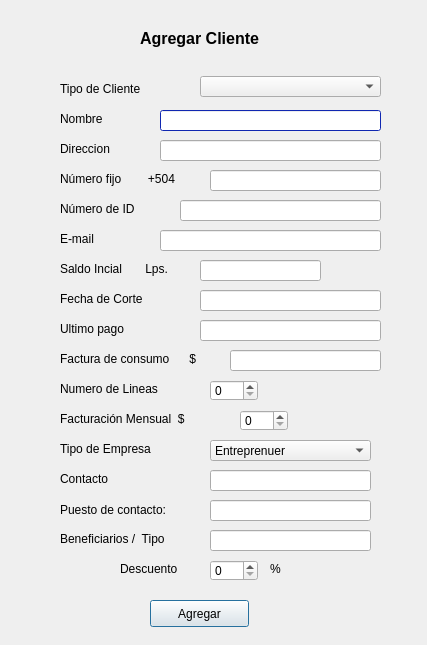
<?xml version="1.0" encoding="UTF-8"?>
<ui version="4.0">
 <class>DialogEmbONG</class>
 <widget class="QDialog" name="DialogEmbONG">
  <property name="geometry">
   <rect>
    <x>0</x>
    <y>0</y>
    <width>427</width>
    <height>645</height>
   </rect>
  </property>
  <property name="windowTitle">
   <string>Dialog</string>
  </property>
  <widget class="QLabel" name="label">
   <property name="geometry">
    <rect>
     <x>60</x>
     <y>110</y>
     <width>67</width>
     <height>17</height>
    </rect>
   </property>
   <property name="text">
    <string>Nombre</string>
   </property>
  </widget>
  <widget class="QLabel" name="label_2">
   <property name="geometry">
    <rect>
     <x>60</x>
     <y>380</y>
     <width>131</width>
     <height>17</height>
    </rect>
   </property>
   <property name="text">
    <string>Numero de Lineas</string>
   </property>
  </widget>
  <widget class="QLabel" name="label_3">
   <property name="geometry">
    <rect>
     <x>60</x>
     <y>140</y>
     <width>67</width>
     <height>17</height>
    </rect>
   </property>
   <property name="text">
    <string>Direccion</string>
   </property>
  </widget>
  <widget class="QLabel" name="label_4">
   <property name="geometry">
    <rect>
     <x>60</x>
     <y>230</y>
     <width>67</width>
     <height>17</height>
    </rect>
   </property>
   <property name="text">
    <string>E-mail</string>
   </property>
  </widget>
  <widget class="QLabel" name="label_5">
   <property name="geometry">
    <rect>
     <x>60</x>
     <y>170</y>
     <width>151</width>
     <height>17</height>
    </rect>
   </property>
   <property name="text">
    <string>Número fijo        +504 </string>
   </property>
  </widget>
  <widget class="QLabel" name="label_6">
   <property name="geometry">
    <rect>
     <x>60</x>
     <y>470</y>
     <width>67</width>
     <height>17</height>
    </rect>
   </property>
   <property name="text">
    <string>Contacto</string>
   </property>
  </widget>
  <widget class="QLabel" name="label_7">
   <property name="geometry">
    <rect>
     <x>60</x>
     <y>500</y>
     <width>131</width>
     <height>20</height>
    </rect>
   </property>
   <property name="text">
    <string>Puesto de contacto: </string>
   </property>
  </widget>
  <widget class="QLineEdit" name="le_name">
   <property name="geometry">
    <rect>
     <x>160</x>
     <y>110</y>
     <width>221</width>
     <height>21</height>
    </rect>
   </property>
   <property name="palette">
    <palette>
     <active>
      <colorrole role="WindowText">
       <brush brushstyle="SolidPattern">
        <color alpha="255">
         <red>0</red>
         <green>0</green>
         <blue>0</blue>
        </color>
       </brush>
      </colorrole>
      <colorrole role="Button">
       <brush brushstyle="SolidPattern">
        <color alpha="255">
         <red>22</red>
         <green>54</green>
         <blue>248</blue>
        </color>
       </brush>
      </colorrole>
      <colorrole role="Light">
       <brush brushstyle="SolidPattern">
        <color alpha="255">
         <red>140</red>
         <green>156</green>
         <blue>255</blue>
        </color>
       </brush>
      </colorrole>
      <colorrole role="Midlight">
       <brush brushstyle="SolidPattern">
        <color alpha="255">
         <red>81</red>
         <green>105</green>
         <blue>251</blue>
        </color>
       </brush>
      </colorrole>
      <colorrole role="Dark">
       <brush brushstyle="SolidPattern">
        <color alpha="255">
         <red>11</red>
         <green>27</green>
         <blue>124</blue>
        </color>
       </brush>
      </colorrole>
      <colorrole role="Mid">
       <brush brushstyle="SolidPattern">
        <color alpha="255">
         <red>14</red>
         <green>36</green>
         <blue>165</blue>
        </color>
       </brush>
      </colorrole>
      <colorrole role="Text">
       <brush brushstyle="SolidPattern">
        <color alpha="255">
         <red>0</red>
         <green>0</green>
         <blue>0</blue>
        </color>
       </brush>
      </colorrole>
      <colorrole role="BrightText">
       <brush brushstyle="SolidPattern">
        <color alpha="255">
         <red>255</red>
         <green>255</green>
         <blue>255</blue>
        </color>
       </brush>
      </colorrole>
      <colorrole role="ButtonText">
       <brush brushstyle="SolidPattern">
        <color alpha="255">
         <red>0</red>
         <green>0</green>
         <blue>0</blue>
        </color>
       </brush>
      </colorrole>
      <colorrole role="Base">
       <brush brushstyle="SolidPattern">
        <color alpha="255">
         <red>255</red>
         <green>255</green>
         <blue>255</blue>
        </color>
       </brush>
      </colorrole>
      <colorrole role="Window">
       <brush brushstyle="SolidPattern">
        <color alpha="255">
         <red>22</red>
         <green>54</green>
         <blue>248</blue>
        </color>
       </brush>
      </colorrole>
      <colorrole role="Shadow">
       <brush brushstyle="SolidPattern">
        <color alpha="255">
         <red>0</red>
         <green>0</green>
         <blue>0</blue>
        </color>
       </brush>
      </colorrole>
      <colorrole role="AlternateBase">
       <brush brushstyle="SolidPattern">
        <color alpha="255">
         <red>138</red>
         <green>154</green>
         <blue>251</blue>
        </color>
       </brush>
      </colorrole>
      <colorrole role="ToolTipBase">
       <brush brushstyle="SolidPattern">
        <color alpha="255">
         <red>255</red>
         <green>255</green>
         <blue>220</blue>
        </color>
       </brush>
      </colorrole>
      <colorrole role="ToolTipText">
       <brush brushstyle="SolidPattern">
        <color alpha="255">
         <red>0</red>
         <green>0</green>
         <blue>0</blue>
        </color>
       </brush>
      </colorrole>
     </active>
     <inactive>
      <colorrole role="WindowText">
       <brush brushstyle="SolidPattern">
        <color alpha="255">
         <red>0</red>
         <green>0</green>
         <blue>0</blue>
        </color>
       </brush>
      </colorrole>
      <colorrole role="Button">
       <brush brushstyle="SolidPattern">
        <color alpha="255">
         <red>22</red>
         <green>54</green>
         <blue>248</blue>
        </color>
       </brush>
      </colorrole>
      <colorrole role="Light">
       <brush brushstyle="SolidPattern">
        <color alpha="255">
         <red>140</red>
         <green>156</green>
         <blue>255</blue>
        </color>
       </brush>
      </colorrole>
      <colorrole role="Midlight">
       <brush brushstyle="SolidPattern">
        <color alpha="255">
         <red>81</red>
         <green>105</green>
         <blue>251</blue>
        </color>
       </brush>
      </colorrole>
      <colorrole role="Dark">
       <brush brushstyle="SolidPattern">
        <color alpha="255">
         <red>11</red>
         <green>27</green>
         <blue>124</blue>
        </color>
       </brush>
      </colorrole>
      <colorrole role="Mid">
       <brush brushstyle="SolidPattern">
        <color alpha="255">
         <red>14</red>
         <green>36</green>
         <blue>165</blue>
        </color>
       </brush>
      </colorrole>
      <colorrole role="Text">
       <brush brushstyle="SolidPattern">
        <color alpha="255">
         <red>0</red>
         <green>0</green>
         <blue>0</blue>
        </color>
       </brush>
      </colorrole>
      <colorrole role="BrightText">
       <brush brushstyle="SolidPattern">
        <color alpha="255">
         <red>255</red>
         <green>255</green>
         <blue>255</blue>
        </color>
       </brush>
      </colorrole>
      <colorrole role="ButtonText">
       <brush brushstyle="SolidPattern">
        <color alpha="255">
         <red>0</red>
         <green>0</green>
         <blue>0</blue>
        </color>
       </brush>
      </colorrole>
      <colorrole role="Base">
       <brush brushstyle="SolidPattern">
        <color alpha="255">
         <red>255</red>
         <green>255</green>
         <blue>255</blue>
        </color>
       </brush>
      </colorrole>
      <colorrole role="Window">
       <brush brushstyle="SolidPattern">
        <color alpha="255">
         <red>22</red>
         <green>54</green>
         <blue>248</blue>
        </color>
       </brush>
      </colorrole>
      <colorrole role="Shadow">
       <brush brushstyle="SolidPattern">
        <color alpha="255">
         <red>0</red>
         <green>0</green>
         <blue>0</blue>
        </color>
       </brush>
      </colorrole>
      <colorrole role="AlternateBase">
       <brush brushstyle="SolidPattern">
        <color alpha="255">
         <red>138</red>
         <green>154</green>
         <blue>251</blue>
        </color>
       </brush>
      </colorrole>
      <colorrole role="ToolTipBase">
       <brush brushstyle="SolidPattern">
        <color alpha="255">
         <red>255</red>
         <green>255</green>
         <blue>220</blue>
        </color>
       </brush>
      </colorrole>
      <colorrole role="ToolTipText">
       <brush brushstyle="SolidPattern">
        <color alpha="255">
         <red>0</red>
         <green>0</green>
         <blue>0</blue>
        </color>
       </brush>
      </colorrole>
     </inactive>
     <disabled>
      <colorrole role="WindowText">
       <brush brushstyle="SolidPattern">
        <color alpha="255">
         <red>11</red>
         <green>27</green>
         <blue>124</blue>
        </color>
       </brush>
      </colorrole>
      <colorrole role="Button">
       <brush brushstyle="SolidPattern">
        <color alpha="255">
         <red>22</red>
         <green>54</green>
         <blue>248</blue>
        </color>
       </brush>
      </colorrole>
      <colorrole role="Light">
       <brush brushstyle="SolidPattern">
        <color alpha="255">
         <red>140</red>
         <green>156</green>
         <blue>255</blue>
        </color>
       </brush>
      </colorrole>
      <colorrole role="Midlight">
       <brush brushstyle="SolidPattern">
        <color alpha="255">
         <red>81</red>
         <green>105</green>
         <blue>251</blue>
        </color>
       </brush>
      </colorrole>
      <colorrole role="Dark">
       <brush brushstyle="SolidPattern">
        <color alpha="255">
         <red>11</red>
         <green>27</green>
         <blue>124</blue>
        </color>
       </brush>
      </colorrole>
      <colorrole role="Mid">
       <brush brushstyle="SolidPattern">
        <color alpha="255">
         <red>14</red>
         <green>36</green>
         <blue>165</blue>
        </color>
       </brush>
      </colorrole>
      <colorrole role="Text">
       <brush brushstyle="SolidPattern">
        <color alpha="255">
         <red>11</red>
         <green>27</green>
         <blue>124</blue>
        </color>
       </brush>
      </colorrole>
      <colorrole role="BrightText">
       <brush brushstyle="SolidPattern">
        <color alpha="255">
         <red>255</red>
         <green>255</green>
         <blue>255</blue>
        </color>
       </brush>
      </colorrole>
      <colorrole role="ButtonText">
       <brush brushstyle="SolidPattern">
        <color alpha="255">
         <red>11</red>
         <green>27</green>
         <blue>124</blue>
        </color>
       </brush>
      </colorrole>
      <colorrole role="Base">
       <brush brushstyle="SolidPattern">
        <color alpha="255">
         <red>22</red>
         <green>54</green>
         <blue>248</blue>
        </color>
       </brush>
      </colorrole>
      <colorrole role="Window">
       <brush brushstyle="SolidPattern">
        <color alpha="255">
         <red>22</red>
         <green>54</green>
         <blue>248</blue>
        </color>
       </brush>
      </colorrole>
      <colorrole role="Shadow">
       <brush brushstyle="SolidPattern">
        <color alpha="255">
         <red>0</red>
         <green>0</green>
         <blue>0</blue>
        </color>
       </brush>
      </colorrole>
      <colorrole role="AlternateBase">
       <brush brushstyle="SolidPattern">
        <color alpha="255">
         <red>22</red>
         <green>54</green>
         <blue>248</blue>
        </color>
       </brush>
      </colorrole>
      <colorrole role="ToolTipBase">
       <brush brushstyle="SolidPattern">
        <color alpha="255">
         <red>255</red>
         <green>255</green>
         <blue>220</blue>
        </color>
       </brush>
      </colorrole>
      <colorrole role="ToolTipText">
       <brush brushstyle="SolidPattern">
        <color alpha="255">
         <red>0</red>
         <green>0</green>
         <blue>0</blue>
        </color>
       </brush>
      </colorrole>
     </disabled>
    </palette>
   </property>
   <property name="autoFillBackground">
    <bool>false</bool>
   </property>
  </widget>
  <widget class="QLineEdit" name="le_adress">
   <property name="geometry">
    <rect>
     <x>160</x>
     <y>140</y>
     <width>221</width>
     <height>21</height>
    </rect>
   </property>
   <property name="text">
    <string/>
   </property>
  </widget>
  <widget class="QLineEdit" name="le_contact">
   <property name="geometry">
    <rect>
     <x>210</x>
     <y>470</y>
     <width>161</width>
     <height>21</height>
    </rect>
   </property>
  </widget>
  <widget class="QLineEdit" name="le_tel">
   <property name="geometry">
    <rect>
     <x>210</x>
     <y>170</y>
     <width>171</width>
     <height>21</height>
    </rect>
   </property>
  </widget>
  <widget class="QLineEdit" name="le_job">
   <property name="geometry">
    <rect>
     <x>210</x>
     <y>500</y>
     <width>161</width>
     <height>21</height>
    </rect>
   </property>
  </widget>
  <widget class="QLineEdit" name="le_email">
   <property name="geometry">
    <rect>
     <x>160</x>
     <y>230</y>
     <width>221</width>
     <height>21</height>
    </rect>
   </property>
  </widget>
  <widget class="QSpinBox" name="num_lineas">
   <property name="geometry">
    <rect>
     <x>210</x>
     <y>380</y>
     <width>48</width>
     <height>21</height>
    </rect>
   </property>
  </widget>
  <widget class="QLabel" name="label_8">
   <property name="geometry">
    <rect>
     <x>140</x>
     <y>30</y>
     <width>131</width>
     <height>17</height>
    </rect>
   </property>
   <property name="font">
    <font>
     <pointsize>12</pointsize>
     <weight>75</weight>
     <bold>true</bold>
    </font>
   </property>
   <property name="text">
    <string>Agregar Cliente</string>
   </property>
  </widget>
  <widget class="QLabel" name="label_9">
   <property name="geometry">
    <rect>
     <x>60</x>
     <y>530</y>
     <width>151</width>
     <height>17</height>
    </rect>
   </property>
   <property name="text">
    <string>Beneficiarios /  Tipo </string>
   </property>
  </widget>
  <widget class="QLineEdit" name="le_car">
   <property name="geometry">
    <rect>
     <x>210</x>
     <y>530</y>
     <width>161</width>
     <height>21</height>
    </rect>
   </property>
  </widget>
  <widget class="QPushButton" name="pushButton">
   <property name="geometry">
    <rect>
     <x>150</x>
     <y>600</y>
     <width>99</width>
     <height>27</height>
    </rect>
   </property>
   <property name="text">
    <string>Agregar</string>
   </property>
  </widget>
  <widget class="QSpinBox" name="desc">
   <property name="geometry">
    <rect>
     <x>210</x>
     <y>560</y>
     <width>48</width>
     <height>21</height>
    </rect>
   </property>
  </widget>
  <widget class="QLabel" name="label_10">
   <property name="geometry">
    <rect>
     <x>120</x>
     <y>560</y>
     <width>81</width>
     <height>17</height>
    </rect>
   </property>
   <property name="text">
    <string>Descuento</string>
   </property>
  </widget>
  <widget class="QLabel" name="label_11">
   <property name="geometry">
    <rect>
     <x>270</x>
     <y>560</y>
     <width>67</width>
     <height>17</height>
    </rect>
   </property>
   <property name="text">
    <string>%</string>
   </property>
  </widget>
  <widget class="QLabel" name="label_12">
   <property name="geometry">
    <rect>
     <x>60</x>
     <y>80</y>
     <width>111</width>
     <height>17</height>
    </rect>
   </property>
   <property name="text">
    <string>Tipo de Cliente</string>
   </property>
  </widget>
  <widget class="QComboBox" name="comboBox">
   <property name="geometry">
    <rect>
     <x>200</x>
     <y>76</y>
     <width>181</width>
     <height>21</height>
    </rect>
   </property>
   <property name="palette">
    <palette>
     <active>
      <colorrole role="Light">
       <brush brushstyle="SolidPattern">
        <color alpha="255">
         <red>24</red>
         <green>23</green>
         <blue>237</blue>
        </color>
       </brush>
      </colorrole>
      <colorrole role="BrightText">
       <brush brushstyle="SolidPattern">
        <color alpha="255">
         <red>39</red>
         <green>58</green>
         <blue>220</blue>
        </color>
       </brush>
      </colorrole>
      <colorrole role="Base">
       <brush brushstyle="SolidPattern">
        <color alpha="255">
         <red>15</red>
         <green>26</green>
         <blue>231</blue>
        </color>
       </brush>
      </colorrole>
      <colorrole role="HighlightedText">
       <brush brushstyle="SolidPattern">
        <color alpha="255">
         <red>24</red>
         <green>47</green>
         <blue>234</blue>
        </color>
       </brush>
      </colorrole>
     </active>
     <inactive>
      <colorrole role="Light">
       <brush brushstyle="SolidPattern">
        <color alpha="255">
         <red>24</red>
         <green>23</green>
         <blue>237</blue>
        </color>
       </brush>
      </colorrole>
      <colorrole role="BrightText">
       <brush brushstyle="SolidPattern">
        <color alpha="255">
         <red>39</red>
         <green>58</green>
         <blue>220</blue>
        </color>
       </brush>
      </colorrole>
      <colorrole role="Base">
       <brush brushstyle="SolidPattern">
        <color alpha="255">
         <red>15</red>
         <green>26</green>
         <blue>231</blue>
        </color>
       </brush>
      </colorrole>
      <colorrole role="HighlightedText">
       <brush brushstyle="SolidPattern">
        <color alpha="255">
         <red>24</red>
         <green>47</green>
         <blue>234</blue>
        </color>
       </brush>
      </colorrole>
     </inactive>
     <disabled>
      <colorrole role="Light">
       <brush brushstyle="SolidPattern">
        <color alpha="255">
         <red>24</red>
         <green>23</green>
         <blue>237</blue>
        </color>
       </brush>
      </colorrole>
      <colorrole role="BrightText">
       <brush brushstyle="SolidPattern">
        <color alpha="255">
         <red>39</red>
         <green>58</green>
         <blue>220</blue>
        </color>
       </brush>
      </colorrole>
      <colorrole role="Base">
       <brush brushstyle="SolidPattern">
        <color alpha="255">
         <red>255</red>
         <green>255</green>
         <blue>255</blue>
        </color>
       </brush>
      </colorrole>
      <colorrole role="HighlightedText">
       <brush brushstyle="SolidPattern">
        <color alpha="255">
         <red>24</red>
         <green>47</green>
         <blue>234</blue>
        </color>
       </brush>
      </colorrole>
     </disabled>
    </palette>
   </property>
   <item>
    <property name="text">
     <string/>
    </property>
   </item>
   <item>
    <property name="text">
     <string>Empresa</string>
    </property>
   </item>
   <item>
    <property name="text">
     <string>Embajada / ONG</string>
    </property>
   </item>
   <item>
    <property name="text">
     <string>Particular Prepago</string>
    </property>
   </item>
   <item>
    <property name="text">
     <string>Particular Postpago</string>
    </property>
   </item>
  </widget>
  <widget class="QLabel" name="label_13">
   <property name="geometry">
    <rect>
     <x>60</x>
     <y>290</y>
     <width>111</width>
     <height>17</height>
    </rect>
   </property>
   <property name="text">
    <string>Fecha de Corte</string>
   </property>
  </widget>
  <widget class="QLineEdit" name="le_pago">
   <property name="geometry">
    <rect>
     <x>200</x>
     <y>320</y>
     <width>181</width>
     <height>21</height>
    </rect>
   </property>
   <property name="text">
    <string/>
   </property>
  </widget>
  <widget class="QLabel" name="label_14">
   <property name="geometry">
    <rect>
     <x>60</x>
     <y>350</y>
     <width>171</width>
     <height>17</height>
    </rect>
   </property>
   <property name="text">
    <string>Factura de consumo      $</string>
   </property>
  </widget>
  <widget class="QLabel" name="label_15">
   <property name="geometry">
    <rect>
     <x>60</x>
     <y>200</y>
     <width>101</width>
     <height>17</height>
    </rect>
   </property>
   <property name="text">
    <string>Número de ID</string>
   </property>
  </widget>
  <widget class="QLineEdit" name="le_fac_c">
   <property name="geometry">
    <rect>
     <x>230</x>
     <y>350</y>
     <width>151</width>
     <height>21</height>
    </rect>
   </property>
  </widget>
  <widget class="QLineEdit" name="le_fecha">
   <property name="geometry">
    <rect>
     <x>200</x>
     <y>290</y>
     <width>181</width>
     <height>21</height>
    </rect>
   </property>
  </widget>
  <widget class="QLineEdit" name="le_id">
   <property name="geometry">
    <rect>
     <x>180</x>
     <y>200</y>
     <width>201</width>
     <height>21</height>
    </rect>
   </property>
  </widget>
  <widget class="QLabel" name="label_16">
   <property name="geometry">
    <rect>
     <x>60</x>
     <y>320</y>
     <width>91</width>
     <height>17</height>
    </rect>
   </property>
   <property name="text">
    <string>Ultimo pago</string>
   </property>
  </widget>
  <widget class="QLabel" name="label_17">
   <property name="geometry">
    <rect>
     <x>60</x>
     <y>410</y>
     <width>171</width>
     <height>17</height>
    </rect>
   </property>
   <property name="text">
    <string>Facturación Mensual  $</string>
   </property>
  </widget>
  <widget class="QLabel" name="label_18">
   <property name="geometry">
    <rect>
     <x>60</x>
     <y>440</y>
     <width>121</width>
     <height>17</height>
    </rect>
   </property>
   <property name="text">
    <string>Tipo de Empresa</string>
   </property>
  </widget>
  <widget class="QSpinBox" name="fac_m">
   <property name="geometry">
    <rect>
     <x>240</x>
     <y>410</y>
     <width>48</width>
     <height>21</height>
    </rect>
   </property>
   <property name="maximum">
    <number>10000</number>
   </property>
  </widget>
  <widget class="QComboBox" name="cb2">
   <property name="geometry">
    <rect>
     <x>210</x>
     <y>440</y>
     <width>161</width>
     <height>21</height>
    </rect>
   </property>
   <item>
    <property name="text">
     <string>Entreprenuer</string>
    </property>
   </item>
   <item>
    <property name="text">
     <string>Elite</string>
    </property>
   </item>
   <item>
    <property name="text">
     <string>Enterprise</string>
    </property>
   </item>
   <item>
    <property name="text">
     <string>Prime</string>
    </property>
   </item>
  </widget>
  <widget class="QLineEdit" name="le_saldo">
   <property name="geometry">
    <rect>
     <x>200</x>
     <y>260</y>
     <width>121</width>
     <height>21</height>
    </rect>
   </property>
  </widget>
  <widget class="QLabel" name="label_19">
   <property name="geometry">
    <rect>
     <x>60</x>
     <y>260</y>
     <width>131</width>
     <height>17</height>
    </rect>
   </property>
   <property name="text">
    <string>Saldo Incial       Lps.</string>
   </property>
  </widget>
 </widget>
 <resources/>
 <connections/>
</ui>
